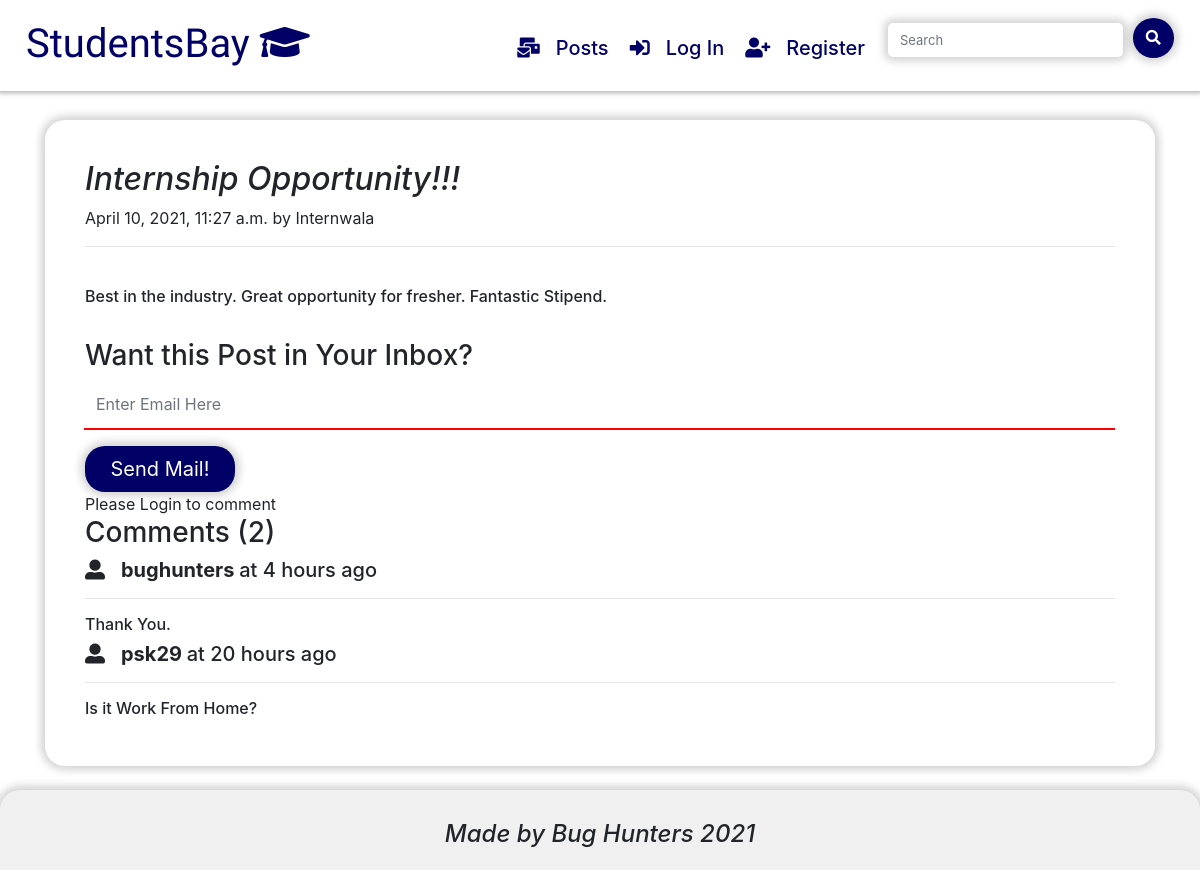
/posts/internship_internwala, run on the app's committed database.
### posts/models.py (models this page shows, shortened)
class Post(models.Model):
    sno = models.AutoField(primary_key=True)
    title = models.CharField(max_length=255)
    content = models.TextField()
    publisher = models.CharField(max_length=255)
    slug = models.CharField(max_length=255)
    popular = models.CharField(max_length=255)
    timeStamp = models.DateTimeField(auto_now_add=True,blank=True)

class PostComment(models.Model):
    sno = models.AutoField(primary_key=True)
    comment = models.TextField()
    user = models.ForeignKey(User, on_delete=models.CASCADE)
    post = models.ForeignKey(Post, on_delete=models.CASCADE)
    parent = models.ForeignKey('self',on_delete=models.CASCADE,null=True)
    timeStamp = models.DateTimeField(default=now)

### posts/views.py (the view)
# urls.py: path('<str:slug>',views.post,name='post'),
def post(request, slug):
    post = Post.objects.filter(slug=slug).first()
    global postcontent
    global posttitle
    postcontent = post.content
    posttitle = post.title
    post.save()
    comments = PostComment.objects.filter(post=post).order_by('-sno')
    context = {
        'post' : post,
        'comments' : comments,
        'user' : request.user,
    }
    return render(request,'posts/post.html',context)

### templates/posts/post.html (shortened to what this page needs)
{% extends 'base.html' %}
{% block body %}
{% load humanize %}
<br>
<br>
        <div class="container">
            <div class="row">
                <div class="col-md-12">
                    <div class="card post_card">
                        <div class="card-body">
                            <h2 class="blog-post-title"><i>{{post.title}}</i></h2>
                            <p class="blog-post-meta">{{post.timeStamp}} by <a>{{post.publisher}}</a></p>
                            <hr>
                            <br>
                            <h6>{{post.content | safe}}</h6>
                            <br>
                            <h3>Want this Post in Your Inbox?</h3>
                            <form action='/posts/emailme' method='post'>
    <div class="input-group mb-3">
        <input type="text" class="form-control  comment_box" name="uemail" placeholder="Enter Email Here">
    </div>
    <button type="submit" class="comment_submit btn-lg" >Send Mail!</button>
</form>
                            {% if user.is_authenticated %}
                            <h3>Comment Your Queries!!!</h3>
                            <form action="/posts/postComment" method="post">
                                {% csrf_token %}
                                <div class="form-group">
                                    <input type="text" class="form-control comment_box" name="comment" placeholder="Comment something">
                                </div>
                                <input type="hidden" name="postSno" value="{{post.sno}}">
                                <button type="submit" class="comment_submit btn-lg">Submit</button>
                            </form>
{% else %}
Please Login to comment
{% endif %}
<div class="row">
    <div class="col-md-12">
        <h3>Comments ({{comments.count}})</h3>
    </div>
</div>
{% for comment in comments %}
    <div class="row">
        <div class="col-md-12">
            <h5><i class="fas fa-user-alt"></i> &nbsp; <b> {{comment.user.username}} </b> at {{comment.timeStamp | naturaltime}} </h5>
            <hr>
            <h6>{{comment.comment}}</h6>
        </div>
    </div>
{% endfor %}
</div>
</div>
</div>
</div>
</div>
<br>
{% endblock body %}

### templates/base.html (style rules this page uses)
.post_card { border: none; padding: 20px; border-radius: 20px; box-shadow: 0px 0px 8px 4px rgba(0, 0, 0, 0.18); }
.comment_box { border: none; height: 50px; border-radius: 0px; border-bottom: 2px solid #ff0000; }
.comment_submit { background-color: #000066; color: #fff; border: none; border-radius: 20px; box-shadow: 0px 0px 8px 4px rgba(0, 0, 0, 0.18); width: 150px; }

### templates/posts/post.html (style rules this page uses)
.comment_box { border: none; height: 50px; border-radius: 0px; border-bottom: 2px solid #ff0000; }
.comment_submit { background-color: #000066; color: #fff; border: none; border-radius: 20px; box-shadow: 0px 0px 8px 4px rgba(0, 0, 0, 0.18); width: 150px; }

### data on the page
Post: title "Internship Opportunity!!!", timeStamp "April 10, 2021, 11:27 a.m.", publisher "Internwala", content "Best in the industry. Great opportunity for fresher. Fantastic Stipend."
PostComment: user.username "bughunters", timeStamp "4 hours ago", comment "Thank You."
PostComment: user.username "psk29", timeStamp "20 hours ago", comment "Is it Work From Home?"

### other printed values
{{ comments.count }} "2"
